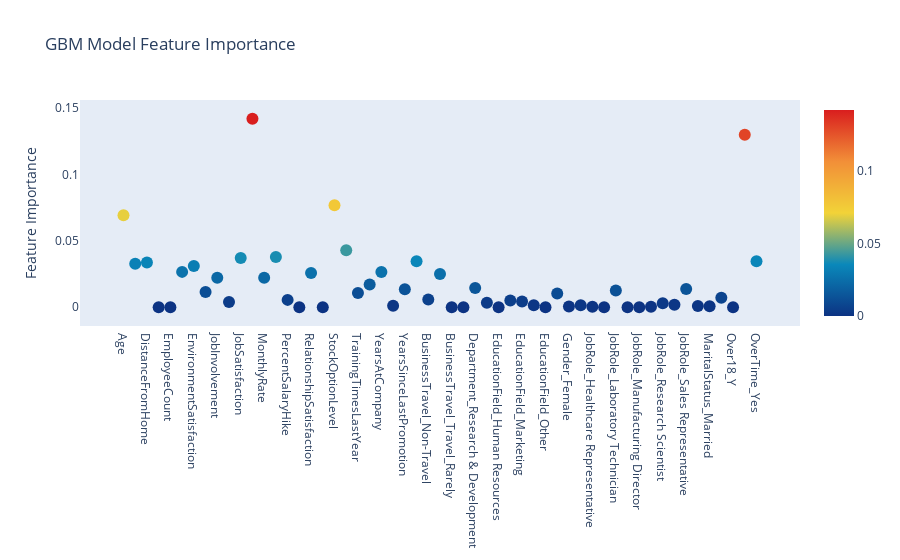

The notebook cell saved with this chart:
### Code cell
# Scatter plot 
trace = go.Scatter(
    y = gb_best.feature_importances_,
    x = df_concat.columns.values,
    mode='markers',
    marker=dict(
        sizemode = 'diameter',
        sizeref = 1.3,
        size = 12,
        color = gb_best.feature_importances_,
        colorscale='Portland',
        showscale=True
    ),
    text = df_concat.columns.values
)
data = [trace]

layout= go.Layout(
    autosize= True,
    title= 'GBM Model Feature Importance',
    hovermode= 'closest',
     xaxis= dict(
         ticklen= 5,
         showgrid=False,
        zeroline=False,
        showline=False
     ),
    yaxis=dict(
        title= 'Feature Importance',
        showgrid=False,
        zeroline=False,
        ticklen= 5,
        gridwidth= 2
    ),
    showlegend= False
)
fig = go.Figure(data=data, layout=layout)
py.iplot(fig,filename='scatter')

### Figure 1 — Plotly figure (JSON) as saved in the notebook; plotly's stock layout.template omitted (floating-point values rounded to 4 significant figures)
{"data": [{"marker": {"color": [0.0692, 0.03273, 0.0336, 0, 0, 0.02658, 0.03095, 0.01139, 0.02214, 0.003839, 0.03698, 0.1418, 0.02215, 0.0378, 0.005509, 0, 0.02582, 0, 0.07681, 0.04284, 0.01077, 0.01702, 0.02643, 0.001063, 0.01355, 0.03459, 0.00574, 0.02503, 0, 0, 0.01439, 0.003328, 0, 0.005041, 0.004241, 0.001451, 0, 0.01034, 0.0005349, 0.00154, 0.0002766, 0, 0.01256, 0, 0, 0.0003543, 0.002989, 0.001811, 0.01371, 0.000954, 0.000699, 0.007081, 0, 0.1299, 0.03451], "colorscale": [[0, "rgb(12,51,131)"], [0.25, "rgb(10,136,186)"], [0.5, "rgb(242,211,56)"], [0.75, "rgb(242,143,56)"], [1, "rgb(217,30,30)"]], "showscale": true, "size": 12, "sizemode": "diameter", "sizeref": 1.3}, "mode": "markers", "text": ["Age", "DailyRate", "DistanceFromHome", "Education", "EmployeeCount", "EmployeeNumber", "EnvironmentSatisfaction", "HourlyRate", "JobInvolvement", "JobLevel", "JobSatisfaction", "MonthlyIncome", "MonthlyRate", "NumCompaniesWorked", "PercentSalaryHike", "PerformanceRating", "RelationshipSatisfaction", "StandardHours", "StockOptionLevel", "TotalWorkingYears", "TrainingTimesLastYear", "WorkLifeBalance", "YearsAtCompany", "YearsInCurrentRole", "YearsSinceLastPromotion", "YearsWithCurrManager", "BusinessTravel_Non-Travel", "BusinessTravel_Travel_Frequently", "BusinessTravel_Travel_Rarely", "Department_Human Resources", "Department_Research & Development", "Department_Sales", "EducationField_Human Resources", "EducationField_Life Sciences", "EducationField_Marketing", "EducationField_Medical", "EducationField_Other", "EducationField_Technical Degree", "Gender_Female", "Gender_Male", "JobRole_Healthcare Representative", "JobRole_Human Resources", "JobRole_Laboratory Technician", "JobRole_Manager", "JobRole_Manufacturing Director", "JobRole_Research Director", "JobRole_Research Scientist", "JobRole_Sales Executive", "JobRole_Sales Representative", "MaritalStatus_Divorced", "MaritalStatus_Married", "MaritalStatus_Single", "Over18_Y", "OverTime_No", "OverTime_Yes"], "type": "scatter", "x": ["Age", "DailyRate", "DistanceFromHome", "Education", "EmployeeCount", "EmployeeNumber", "EnvironmentSatisfaction", "HourlyRate", "JobInvolvement", "JobLevel", "JobSatisfaction", "MonthlyIncome", "MonthlyRate", "NumCompaniesWorked", "PercentSalaryHike", "PerformanceRating", "RelationshipSatisfaction", "StandardHours", "StockOptionLevel", "TotalWorkingYears", "TrainingTimesLastYear", "WorkLifeBalance", "YearsAtCompany", "YearsInCurrentRole", "YearsSinceLastPromotion", "YearsWithCurrManager", "BusinessTravel_Non-Travel", "BusinessTravel_Travel_Frequently", "BusinessTravel_Travel_Rarely", "Department_Human Resources", "Department_Research & Development", "Department_Sales", "EducationField_Human Resources", "EducationField_Life Sciences", "EducationField_Marketing", "EducationField_Medical", "EducationField_Other", "EducationField_Technical Degree", "Gender_Female", "Gender_Male", "JobRole_Healthcare Representative", "JobRole_Human Resources", "JobRole_Laboratory Technician", "JobRole_Manager", "JobRole_Manufacturing Director", "JobRole_Research Director", "JobRole_Research Scientist", "JobRole_Sales Executive", "JobRole_Sales Representative", "MaritalStatus_Divorced", "MaritalStatus_Married", "MaritalStatus_Single", "Over18_Y", "OverTime_No", "OverTime_Yes"], "y": [0.0692, 0.03273, 0.0336, 0, 0, 0.02658, 0.03095, 0.01139, 0.02214, 0.003839, 0.03698, 0.1418, 0.02215, 0.0378, 0.005509, 0, 0.02582, 0, 0.07681, 0.04284, 0.01077, 0.01702, 0.02643, 0.001063, 0.01355, 0.03459, 0.00574, 0.02503, 0, 0, 0.01439, 0.003328, 0, 0.005041, 0.004241, 0.001451, 0, 0.01034, 0.0005349, 0.00154, 0.0002766, 0, 0.01256, 0, 0, 0.0003543, 0.002989, 0.001811, 0.01371, 0.000954, 0.000699, 0.007081, 0, 0.1299, 0.03451]}], "layout": {"autosize": true, "hovermode": "closest", "showlegend": false, "title": {"text": "GBM Model Feature Importance"}, "xaxis": {"showgrid": false, "showline": false, "ticklen": 5, "zeroline": false}, "yaxis": {"gridwidth": 2, "showgrid": false, "ticklen": 5, "title": {"text": "Feature Importance"}, "zeroline": false}}}
